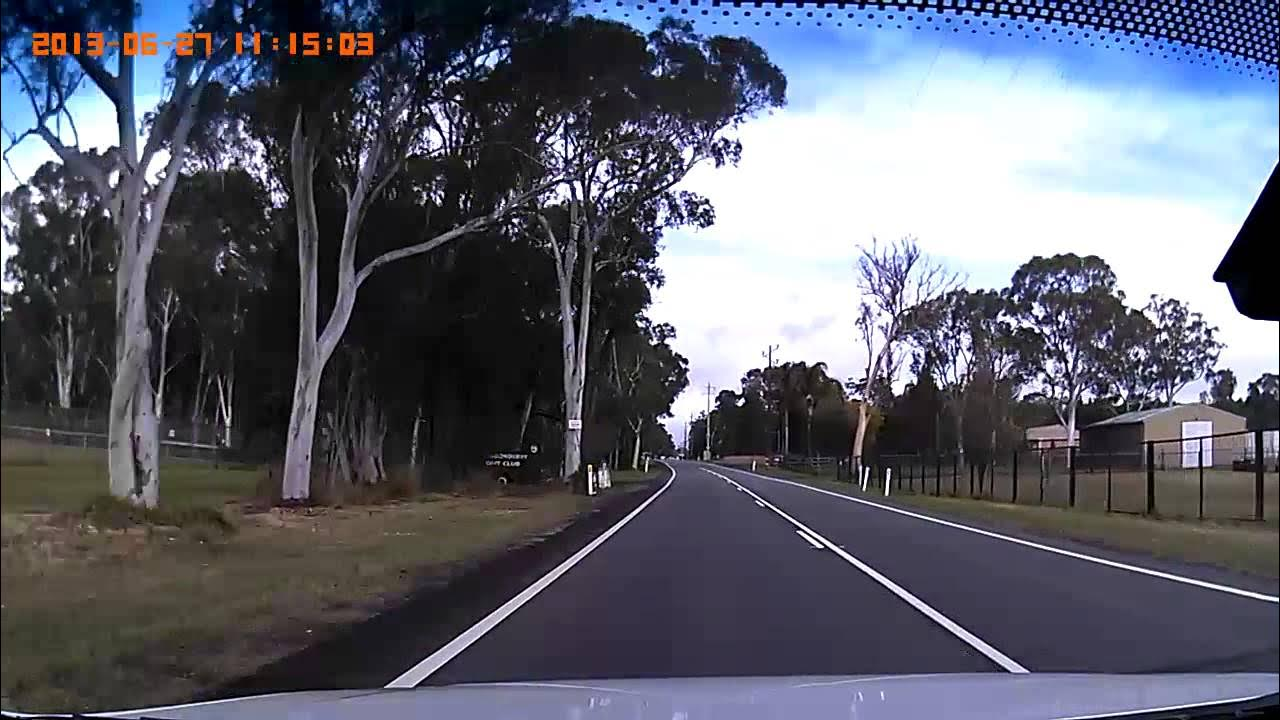
#> input picture src/lane_test.jpg, 1280 x 720 px
$ python lane_detection.py
#> lines starting #> are read from the running program, lines starting #| are printed output that depends on the picture; after the words box and inside, x2 and y2 are one past the last pixel; in counts of white or black regions, pixels touching at a corner belong together
import cv2
import numpy as np
import matplotlib.pyplot as plt

def region_of_interest(img):
    height, width = img.shape[:2]
    mask = np.zeros_like(img)

    # Define polygon for ROI (adjust based on camera angle)
    polygon = np.array([[
        (int(0.1 * width), height),
        (int(0.4 * width), int(0.6 * height)),
        (int(0.6 * width), int(0.6 * height)),
        (int(0.9 * width), height)
    ]], np.int32)

    cv2.fillPoly(mask, polygon, 255)
    masked_image = cv2.bitwise_and(img, mask)
    return masked_image

def draw_lines(img, lines):
    line_img = np.zeros_like(img)
    if lines is not None:
        for line in lines:
            for x1, y1, x2, y2 in line:
                cv2.line(line_img, (x1, y1), (x2, y2), (0, 255, 0), 5)
    return line_img

def process_frame(frame):
    gray = cv2.cvtColor(frame, cv2.COLOR_BGR2GRAY)
    blur = cv2.GaussianBlur(gray, (5, 5), 0)
    edges = cv2.Canny(blur, 50, 150)
    cropped_edges = region_of_interest(edges)
    lines = cv2.HoughLinesP(cropped_edges, 1, np.pi / 180, threshold=50, minLineLength=100, maxLineGap=50)
    line_img = draw_lines(frame, lines)
    combined = cv2.addWeighted(frame, 0.8, line_img, 1, 1)
    return combined

# Load image (replace with your actual path or video frame)
img_path = 'lane_test.jpg'
image = cv2.imread(img_path)
#> image is the input picture: shape (720, 1280, 3); mean B, G, R 109.3, 97.1, 94.6

if image is None:
    raise FileNotFoundError(f"Image not found at: {img_path}")

result = process_frame(image)
#> in process_frame, `edges = cv2.Canny(blur, 50, 150)`:
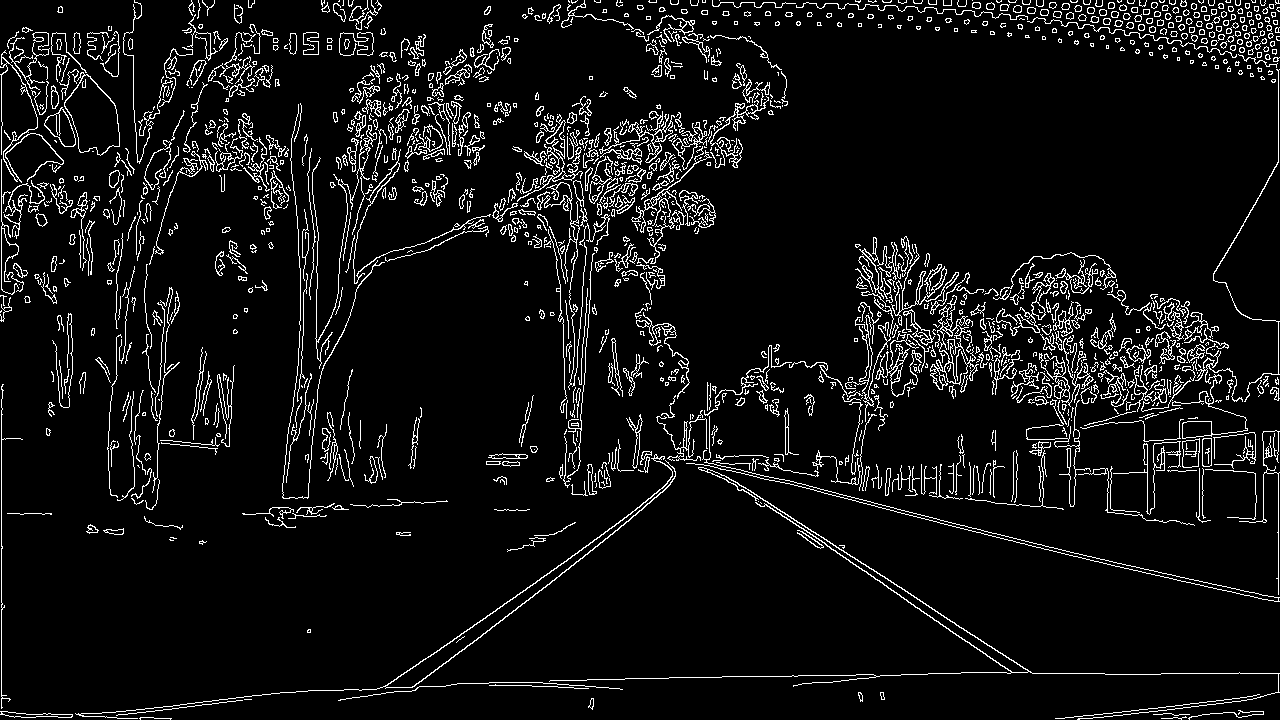
#> edges: shape (720, 1280); 6.9% white in thin lines or dots
#> in region_of_interest, `cv2.fillPoly(mask, polygon, 255)`: mask: shape (720, 1280); 20% white; 1 white region, box (x1, y1, x2, y2) and area: (129, 432, 1152, 720) 184416
#> in region_of_interest, `masked_image = cv2.bitwise_and(img, mask)`:
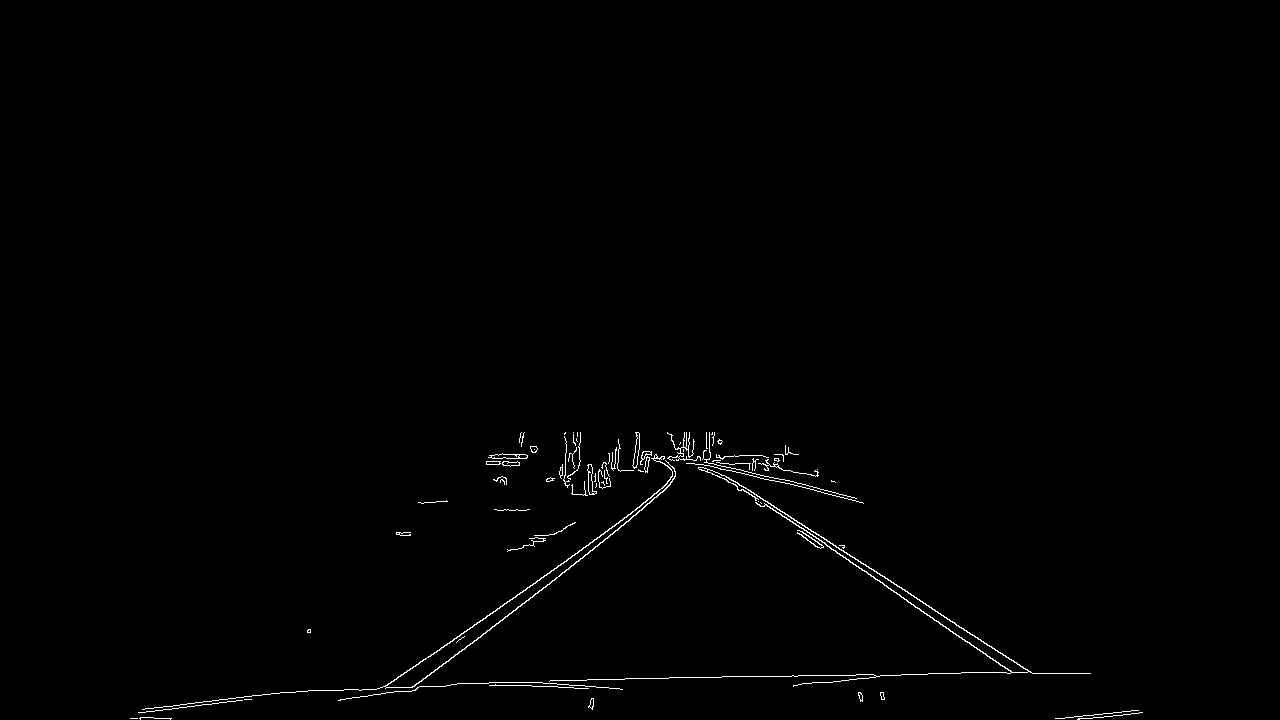
#> masked_image: shape (720, 1280); 0.66% white in thin lines or dots, all inside (x1, y1, x2, y2) = (130, 432, 1143, 720)
#> in process_frame, `lines = cv2.HoughLinesP(cropped_edges, 1, np.pi / 180, threshold=50, m..`: lines = 31 rows, first 6: [550, 680, 1030, 671], [671, 439, 1030, 672], [784, 512, 1033, 673], [375, 694, 716, 455], [410, 691, 635, 515], [673, 442, 1010, 670]
#> the loop in draw_lines, `for line in lines:` made 31 passes
#> line on passes 1 to 12: [[550, 680, 1030, 671]], [[671, 439, 1030, 672]], [[784, 512, 1033, 673]], [[375, 694, 716, 455]], [[410, 691, 635, 515]], [[673, 442, 1010, 670]], [[387, 684, 586, 680]], [[142, 709, 287, 692]], [[615, 525, 721, 440]], [[577, 432, 838, 493]], [[565, 432, 847, 498]], [[138, 712, 250, 699]]
#> after the loop in draw_lines, `for line in lines:`:
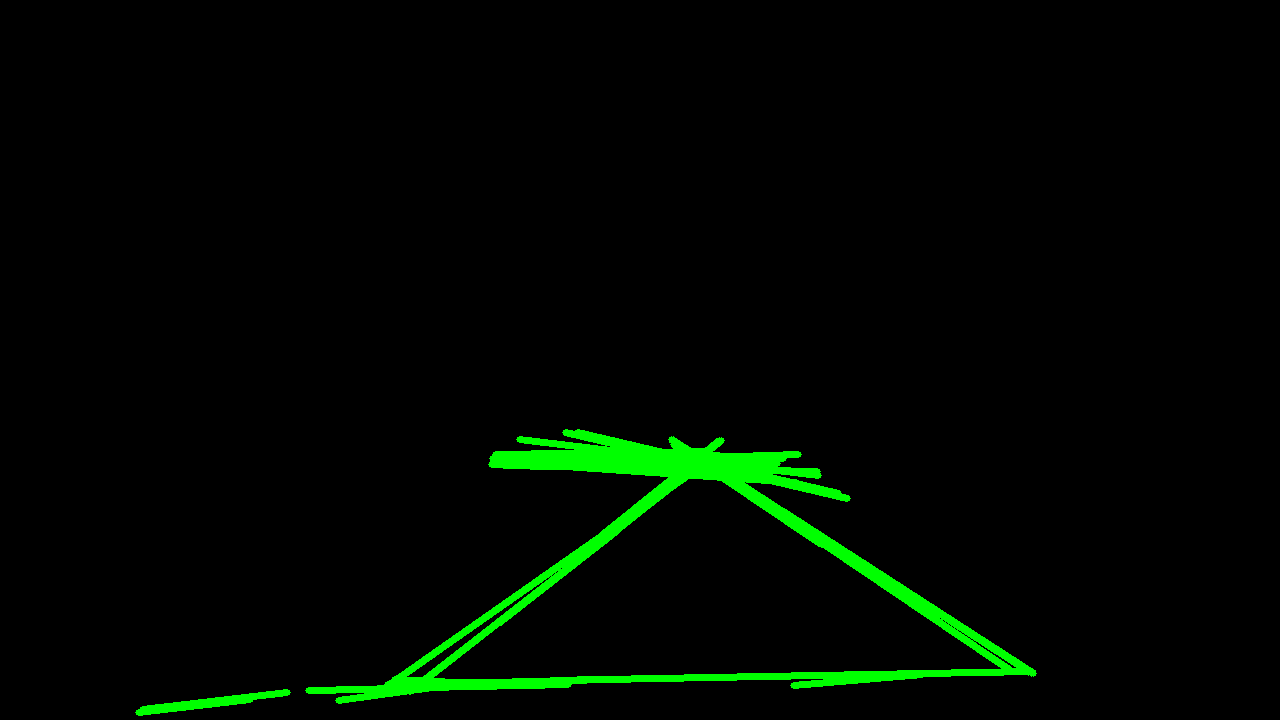
#> line_img: shape (720, 1280, 3); mean of channels 0, 1, 2 0, 7.7, 0; drawn as B, G, R
#> in process_frame, `combined = cv2.addWeighted(frame, 0.8, line_img, 1, 1)`:
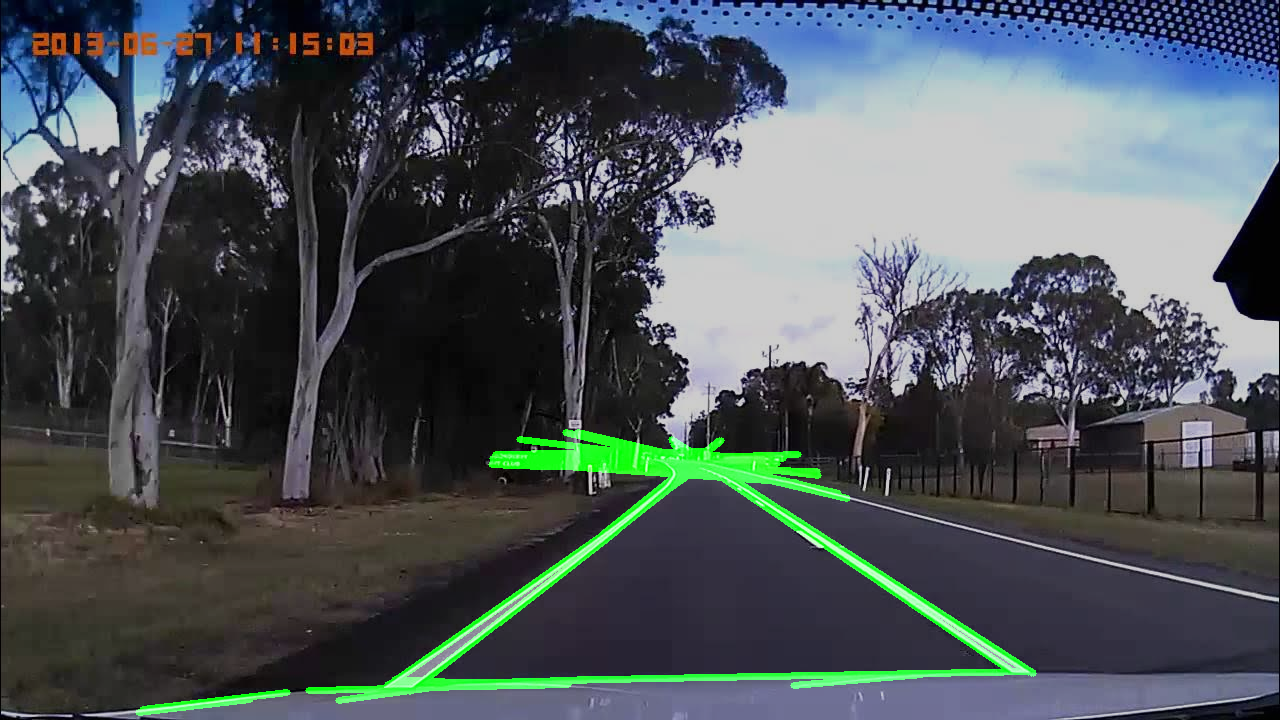
#> combined: shape (720, 1280, 3); mean B, G, R 88.5, 84.2, 76.7

# Display result in Colab
plt.figure(figsize=(10, 6))
plt.imshow(cv2.cvtColor(result, cv2.COLOR_BGR2RGB))
plt.title("Detected Lane Lines")
plt.axis('off')
plt.show()
